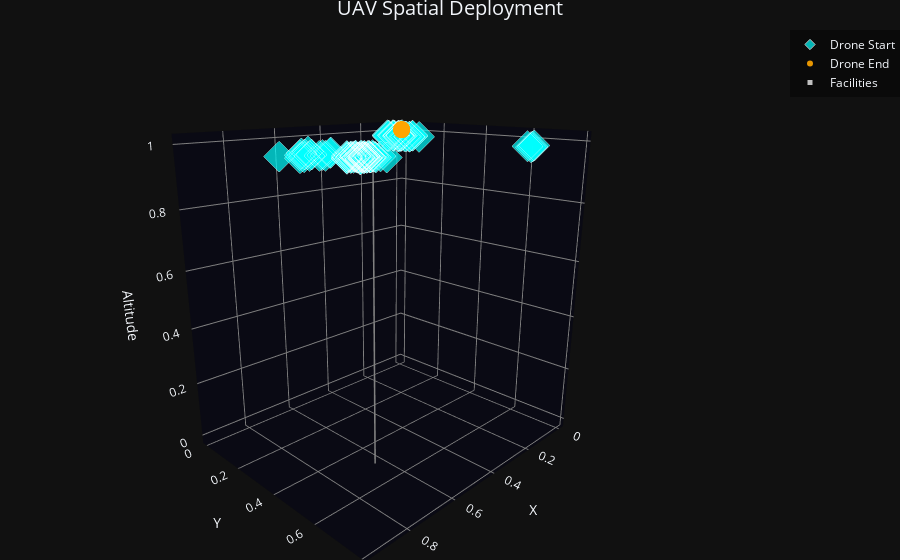

Notebook source saved alongside this figure:
### Code cell
# UAV FLPO MetaData
num_drones = 100
n_drone_clusters = 5
drone_cluster_split = np.random.uniform(0.0, 1.0, n_drone_clusters)
drone_cluster_split = drone_cluster_split / np.sum(drone_cluster_split)
num_facilities = 20
dim_ = 2
print(f"num_drones = {num_drones}\tnum_facilities = {num_facilities}\tdim = {dim_}")

START_locs, F_base, END_locs = generate_dataset(
    num_drones, n_drone_clusters, drone_cluster_split, num_facilities, dim_, device
)

plot_UAV_FLPO(START_locs, END_locs, F_base)
plot_UAV_FLPO_3D(START_locs, END_locs, F_base)

### Figure 1 — Plotly figure (JSON) as saved in the notebook; plotly's stock layout.template omitted (floating-point values rounded to 4 significant figures)
{"data": [{"marker": {"color": "cyan", "line": {"color": "white", "width": 1}, "opacity": 0.7, "size": 8, "symbol": "diamond"}, "mode": "markers", "name": "Drone Start", "type": "scatter3d", "x": [0.2605, 0.2036, 0.2556, 0.2712, 0.2238, 0.2433, 0.2692, 0.2311, 0.2359, 0.2396, 0.1973, 0.2373, 0.2124, 0.2328, 0.2208, 0.2331, 0.2455, 0.2392, 0.2314, 0.2378, 0.2297, 0.2585, 0.2541, 0.2775, 0.2567, 0.2228, 0.7849, 0.8169, 0.7945, 0.8454, 0.8035, 0.7539, 0.8388, 0.8169, 0.7995, 0.7776, 0.8045, 0.8237, 0.8009, 0.8098, 0.7874, 0.8105, 0.7873, 0.7765, 0.8089, 0.7774, 0.834, 0.8228, 0.816, 0.824, 0.7792, 0.7931, 0.8024, 0.8462, 0.7933, 0.8413, 0.7596, 0.7978, 0.7682, 0.8444, 0.7974, 0.8176, 0.8569, 0.8204, 0.7738, 0.8332, 0.7744, 0.7949, 0.8034, 0.841, 0.7949, 0.8002, 0.8185, 0.8211, 0.8094, 0.78, 0.8129, 0.802, 0.7786, 0.8173, 0.8316, 0.7663, 0.809, 0.8116, 0.8209, 0.8045, 0.93, 0.8816, 0.8625, 0.9456, 0.7866, 0.798, 0.8439, 0.8887, 0.8133, 0.8554, 0.8565, 0.8499, 0.9106, 0.868], "y": [0.2334, 0.2501, 0.2071, 0.1931, 0.2099, 0.2492, 0.2492, 0.2099, 0.1912, 0.2697, 0.2426, 0.2505, 0.2058, 0.2078, 0.2967, 0.223, 0.1661, 0.187, 0.2053, 0.265, 0.1776, 0.1864, 0.7785, 0.7882, 0.7626, 0.7642, 0.6231, 0.6114, 0.6556, 0.6217, 0.6298, 0.6189, 0.6657, 0.6216, 0.634, 0.6472, 0.6249, 0.6612, 0.6266, 0.6099, 0.6252, 0.6494, 0.6662, 0.6459, 0.639, 0.6319, 0.6253, 0.5984, 0.6036, 0.6375, 0.6149, 0.6544, 0.6471, 0.6233, 0.6421, 0.6328, 0.6548, 0.6288, 0.6208, 0.6712, 0.6573, 0.6343, 0.636, 0.6378, 0.623, 0.6612, 0.651, 0.6006, 0.6411, 0.6211, 0.5989, 0.6575, 0.6096, 0.6423, 0.6555, 0.6044, 0.586, 0.6365, 0.63, 0.6485, 0.6314, 0.6842, 0.6573, 0.618, 0.6336, 0.6453, 0.5432, 0.5202, 0.5366, 0.4774, 0.4912, 0.502, 0.5259, 0.4883, 0.4267, 0.4955, 0.4542, 0.5453, 0.5351, 0.4828], "z": [1.0, 1.0, 1.0, 1.0, 1.0, 1.0, 1.0, 1.0, 1.0, 1.0, 1.0, 1.0, 1.0, 1.0, 1.0, 1.0, 1.0, 1.0, 1.0, 1.0, 1.0, 1.0, 1.0, 1.0, 1.0, 1.0, 1.0, 1.0, 1.0, 1.0, 1.0, 1.0, 1.0, 1.0, 1.0, 1.0, 1.0, 1.0, 1.0, 1.0, 1.0, 1.0, 1.0, 1.0, 1.0, 1.0, 1.0, 1.0, 1.0, 1.0, 1.0, 1.0, 1.0, 1.0, 1.0, 1.0, 1.0, 1.0, 1.0, 1.0, 1.0, 1.0, 1.0, 1.0, 1.0, 1.0, 1.0, 1.0, 1.0, 1.0, 1.0, 1.0, 1.0, 1.0, 1.0, 1.0, 1.0, 1.0, 1.0, 1.0, 1.0, 1.0, 1.0, 1.0, 1.0, 1.0, 1.0, 1.0, 1.0, 1.0, 1.0, 1.0, 1.0, 1.0, 1.0, 1.0, 1.0, 1.0, 1.0, 1.0]}, {"marker": {"color": "orange", "opacity": 0.9, "size": 6, "symbol": "circle"}, "mode": "markers", "name": "Drone End", "type": "scatter3d", "x": [0.0, 0.0, 0.0, 0.0, 0.0, 0.0, 0.0, 0.0, 0.0, 0.0, 0.0, 0.0, 0.0, 0.0, 0.0, 0.0, 0.0, 0.0, 0.0, 0.0, 0.0, 0.0, 0.0, 0.0, 0.0, 0.0, 0.0, 0.0, 0.0, 0.0, 0.0, 0.0, 0.0, 0.0, 0.0, 0.0, 0.0, 0.0, 0.0, 0.0, 0.0, 0.0, 0.0, 0.0, 0.0, 0.0, 0.0, 0.0, 0.0, 0.0, 0.0, 0.0, 0.0, 0.0, 0.0, 0.0, 0.0, 0.0, 0.0, 0.0, 0.0, 0.0, 0.0, 0.0, 0.0, 0.0, 0.0, 0.0, 0.0, 0.0, 0.0, 0.0, 0.0, 0.0, 0.0, 0.0, 0.0, 0.0, 0.0, 0.0, 0.0, 0.0, 0.0, 0.0, 0.0, 0.0, 0.0, 0.0, 0.0, 0.0, 0.0, 0.0, 0.0, 0.0, 0.0, 0.0, 0.0, 0.0, 0.0, 0.0], "y": [0.0, 0.0, 0.0, 0.0, 0.0, 0.0, 0.0, 0.0, 0.0, 0.0, 0.0, 0.0, 0.0, 0.0, 0.0, 0.0, 0.0, 0.0, 0.0, 0.0, 0.0, 0.0, 0.0, 0.0, 0.0, 0.0, 0.0, 0.0, 0.0, 0.0, 0.0, 0.0, 0.0, 0.0, 0.0, 0.0, 0.0, 0.0, 0.0, 0.0, 0.0, 0.0, 0.0, 0.0, 0.0, 0.0, 0.0, 0.0, 0.0, 0.0, 0.0, 0.0, 0.0, 0.0, 0.0, 0.0, 0.0, 0.0, 0.0, 0.0, 0.0, 0.0, 0.0, 0.0, 0.0, 0.0, 0.0, 0.0, 0.0, 0.0, 0.0, 0.0, 0.0, 0.0, 0.0, 0.0, 0.0, 0.0, 0.0, 0.0, 0.0, 0.0, 0.0, 0.0, 0.0, 0.0, 0.0, 0.0, 0.0, 0.0, 0.0, 0.0, 0.0, 0.0, 0.0, 0.0, 0.0, 0.0, 0.0, 0.0], "z": [1.0, 1.0, 1.0, 1.0, 1.0, 1.0, 1.0, 1.0, 1.0, 1.0, 1.0, 1.0, 1.0, 1.0, 1.0, 1.0, 1.0, 1.0, 1.0, 1.0, 1.0, 1.0, 1.0, 1.0, 1.0, 1.0, 1.0, 1.0, 1.0, 1.0, 1.0, 1.0, 1.0, 1.0, 1.0, 1.0, 1.0, 1.0, 1.0, 1.0, 1.0, 1.0, 1.0, 1.0, 1.0, 1.0, 1.0, 1.0, 1.0, 1.0, 1.0, 1.0, 1.0, 1.0, 1.0, 1.0, 1.0, 1.0, 1.0, 1.0, 1.0, 1.0, 1.0, 1.0, 1.0, 1.0, 1.0, 1.0, 1.0, 1.0, 1.0, 1.0, 1.0, 1.0, 1.0, 1.0, 1.0, 1.0, 1.0, 1.0, 1.0, 1.0, 1.0, 1.0, 1.0, 1.0, 1.0, 1.0, 1.0, 1.0, 1.0, 1.0, 1.0, 1.0, 1.0, 1.0, 1.0, 1.0, 1.0, 1.0]}, {"line": {"color": "gray", "width": 3}, "mode": "lines", "showlegend": false, "type": "scatter3d", "x": [0.6675, 0.6675], "y": [0.5316, 0.5316], "z": [0, 1]}, {"line": {"color": "gray", "width": 3}, "mode": "lines", "showlegend": false, "type": "scatter3d", "x": [0.6659, 0.6659], "y": [0.5301, 0.5301], "z": [0, 1]}, {"line": {"color": "gray", "width": 3}, "mode": "lines", "showlegend": false, "type": "scatter3d", "x": [0.6656, 0.6656], "y": [0.5298, 0.5298], "z": [0, 1]}, {"line": {"color": "gray", "width": 3}, "mode": "lines", "showlegend": false, "type": "scatter3d", "x": [0.6667, 0.6667], "y": [0.5309, 0.5309], "z": [0, 1]}, {"line": {"color": "gray", "width": 3}, "mode": "lines", "showlegend": false, "type": "scatter3d", "x": [0.6654, 0.6654], "y": [0.5296, 0.5296], "z": [0, 1]}, {"line": {"color": "gray", "width": 3}, "mode": "lines", "showlegend": false, "type": "scatter3d", "x": [0.6658, 0.6658], "y": [0.53, 0.53], "z": [0, 1]}, {"line": {"color": "gray", "width": 3}, "mode": "lines", "showlegend": false, "type": "scatter3d", "x": [0.6628, 0.6628], "y": [0.527, 0.527], "z": [0, 1]}, {"line": {"color": "gray", "width": 3}, "mode": "lines", "showlegend": false, "type": "scatter3d", "x": [0.6662, 0.6662], "y": [0.5304, 0.5304], "z": [0, 1]}, {"line": {"color": "gray", "width": 3}, "mode": "lines", "showlegend": false, "type": "scatter3d", "x": [0.6665, 0.6665], "y": [0.5307, 0.5307], "z": [0, 1]}, {"line": {"color": "gray", "width": 3}, "mode": "lines", "showlegend": false, "type": "scatter3d", "x": [0.6661, 0.6661], "y": [0.5303, 0.5303], "z": [0, 1]}, {"line": {"color": "gray", "width": 3}, "mode": "lines", "showlegend": false, "type": "scatter3d", "x": [0.6664, 0.6664], "y": [0.5306, 0.5306], "z": [0, 1]}, {"line": {"color": "gray", "width": 3}, "mode": "lines", "showlegend": false, "type": "scatter3d", "x": [0.6669, 0.6669], "y": [0.5311, 0.5311], "z": [0, 1]}, {"line": {"color": "gray", "width": 3}, "mode": "lines", "showlegend": false, "type": "scatter3d", "x": [0.6658, 0.6658], "y": [0.53, 0.53], "z": [0, 1]}, {"line": {"color": "gray", "width": 3}, "mode": "lines", "showlegend": false, "type": "scatter3d", "x": [0.6664, 0.6664], "y": [0.5306, 0.5306], "z": [0, 1]}, {"line": {"color": "gray", "width": 3}, "mode": "lines", "showlegend": false, "type": "scatter3d", "x": [0.6664, 0.6664], "y": [0.5306, 0.5306], "z": [0, 1]}, {"line": {"color": "gray", "width": 3}, "mode": "lines", "showlegend": false, "type": "scatter3d", "x": [0.6661, 0.6661], "y": [0.5303, 0.5303], "z": [0, 1]}, {"line": {"color": "gray", "width": 3}, "mode": "lines", "showlegend": false, "type": "scatter3d", "x": [0.6659, 0.6659], "y": [0.5301, 0.5301], "z": [0, 1]}, {"line": {"color": "gray", "width": 3}, "mode": "lines", "showlegend": false, "type": "scatter3d", "x": [0.6655, 0.6655], "y": [0.5296, 0.5296], "z": [0, 1]}, {"line": {"color": "gray", "width": 3}, "mode": "lines", "showlegend": false, "type": "scatter3d", "x": [0.6665, 0.6665], "y": [0.5306, 0.5306], "z": [0, 1]}, {"line": {"color": "gray", "width": 3}, "mode": "lines", "showlegend": false, "type": "scatter3d", "x": [0.6684, 0.6684], "y": [0.5326, 0.5326], "z": [0, 1]}, {"marker": {"color": "silver", "size": 5, "symbol": "square"}, "mode": "markers", "name": "Facilities", "type": "scatter3d", "x": [0.6675, 0.6659, 0.6656, 0.6667, 0.6654, 0.6658, 0.6628, 0.6662, 0.6665, 0.6661, 0.6664, 0.6669, 0.6658, 0.6664, 0.6664, 0.6661, 0.6659, 0.6655, 0.6665, 0.6684], "y": [0.5316, 0.5301, 0.5298, 0.5309, 0.5296, 0.53, 0.527, 0.5304, 0.5307, 0.5303, 0.5306, 0.5311, 0.53, 0.5306, 0.5306, 0.5303, 0.5301, 0.5296, 0.5306, 0.5326], "z": [1.0, 1.0, 1.0, 1.0, 1.0, 1.0, 1.0, 1.0, 1.0, 1.0, 1.0, 1.0, 1.0, 1.0, 1.0, 1.0, 1.0, 1.0, 1.0, 1.0]}], "layout": {"legend": {"bgcolor": "rgba(0,0,0,0.4)", "bordercolor": "white"}, "margin": {"b": 0, "l": 0, "r": 0, "t": 30}, "scene": {"aspectmode": "data", "camera": {"eye": {"x": 1.5, "y": 1.5, "z": 0.7}}, "xaxis": {"backgroundcolor": "rgb(10,10,20)", "gridcolor": "gray", "title": {"text": "X"}, "zerolinecolor": "gray"}, "yaxis": {"backgroundcolor": "rgb(10,10,20)", "gridcolor": "gray", "title": {"text": "Y"}, "zerolinecolor": "gray"}, "zaxis": {"backgroundcolor": "rgb(10,10,20)", "gridcolor": "gray", "title": {"text": "Altitude"}, "zerolinecolor": "gray"}}, "title": {"font": {"size": 20}, "text": "UAV Spatial Deployment", "x": 0.5}}}
